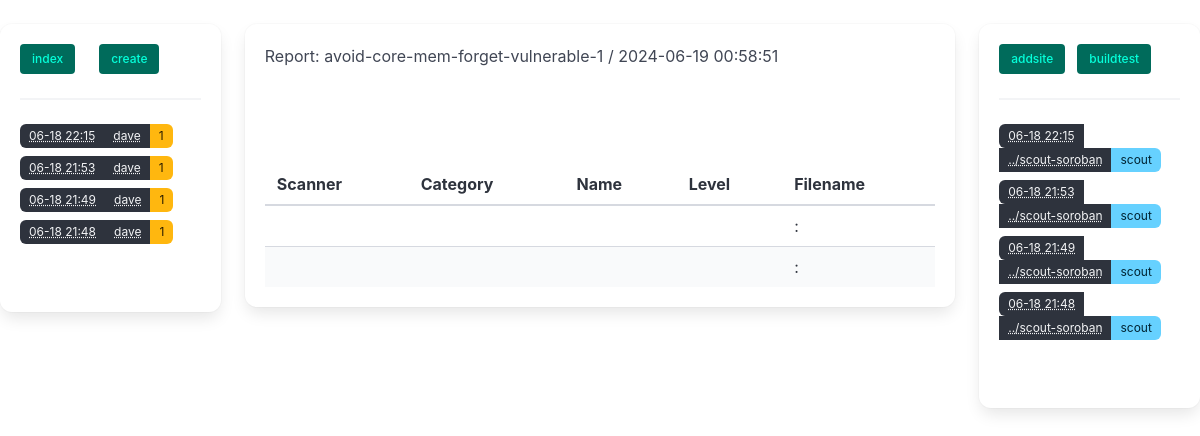
The page /report/1 on the database its author committed.
### model.py (models this page shows, shortened)
class BaseModel(Model):
    class Meta:
        database = db

class BatchExec(BaseModel):
    timestamp = DateTimeField(default=datetime.datetime.now)
    name = CharField(null=True)
    author = CharField(null=True)
    email = CharField(null=True)
    comments = TextField(null=True)

class Report(BaseModel):
    docker = ForeignKeyField(ScannerExec, backref='reports')
    is_raw = BooleanField(default=True)
    content = TextField(null=False)
    @property
    def data(self):
        return json.loads(self.content)
    @property
    def findings(self):
        return self.data['findings']

class ScannerExec(BaseModel):
    batch = ForeignKeyField(BatchExec, null=True,  backref='scans')
    timestamp = DateTimeField(default=datetime.datetime.now)
    repo = CharField(unique=False)
    commit = CharField(unique=False)
    rev_hash = CharField(unique=False, null=True)
    path = CharField(unique=False)
    scanner = CharField(unique=False, default="Scout")
    scanner_version = CharField(unique=False, null=True)
    errors = TextField(null=True)
    def as_dict(self):
        return {
            "id": self.id,
            'timestamp': self.timestamp,
            'repo':self.repo,
            'commit': self.commit,
            'path': self.path,
            'scanner': self.scanner,
            'errors': self.errors,}

### app.py (the view)
@app.route('/report/<id>')
def report(id: int):  # put application's code here
    report = Report().get_by_id(id)
    return render('report.html', report=report)

### helperfuncs.py (called while the page is built)
def short_date(d):
    return str(d).split('.')[0].split('-', 1)[1].rsplit(':', 1)[0]

def render(template, **kwargs):
    class Funcs: pass
    funcs = Funcs()
    new = {'scans': get_scans(),
           'batchs': get_batchs(),
           'None': None,
           'short_repo':lambda x: '../'+x.rsplit('/', 1)[1].replace('.git', ''),
           }
    for k, v in new.items():
        setattr(funcs, k, v)
    for f in [list, len, url_for, repr, type, json, enumwid, short_date, mkrand, lines]:
        new[f.__name__] = f
        setattr(funcs, f.__name__, f)
    new['funcs'] = funcs
    new.update(kwargs)
    return render_template(template, **new)

### model.py (called while the page is built)
def get_scans():
    return [x.as_dict() for x in ScannerExec.select()
                .where(ScannerExec.batch != None)
                .order_by(ScannerExec.timestamp.desc())]

def get_batchs():
    return [x for x in
            BatchExec.select().order_by(BatchExec.timestamp.desc())]

### templates/report.html (shortened to what this page needs)
{% extends "base.html" %}
{% import 'tags.html' as tags %}
{% block content %}
  {{ tags.generic_report(report) }}
{% endblock %}

### templates/tags.html (shortened to what this page needs)
{% macro generic_report(report) -%}
{% if report==None %}
No - report
{% else %}
    <h1>Report: {{ report.data['name'] }} / {{ report.data['date'] }} </h1>
    {{ report.data['issuer'] }} <br/>
    {{ report.data['scanners'] }}<br/>
    {{ report.data['composite'] }}<br/>
    <br/>
    <table class="table is-striped is-hoverable is-fullwidth">
      <thead>
        <tr>
          <th>Scanner</th>
          <th>Category</th>
          <th>Name</th>
          <th>Level</th>
          <th>Filename</th>
        </tr>
      </thead>
      <tbody>
    {% for finding in report.findings %}
        <tr>
          <th>{{finding.scanner}}</th>
          <td>{{finding.category}}</td>
          <td>{{finding.name}}</td>
          <td>{{finding.level}}</td>
          <td>{{finding.filename}}:{{finding.lineno}}</td>
        </tr>
    {% endfor %}
      </tbody>
    </table>
{% endif %}
{%- endmacro %}

### templates/leftcol.html
<div class="buttons">
    {% for link_button in ['index', 'create'] %}
    <a class="button is-small is-responsive is-primary is-dark" href="{{ url_for(link_button) }}">
        {{link_button}}
    </a>
    <br/>
    {% endfor %}
</div>
<hr/>
<div class="tags">
    {% for batch in batchs %}
    <div class="control">
        <a class="tags has-addons is-hoverable" href="{{ url_for('batch', id=batch.id) }}">
        <span class="tag is-dark"><abbr
                title="{{ batch.timestamp }}">{{ short_date(batch.timestamp) }}</abbr> </span>
        <span class="tag is-dark"><abbr title="{{ batch.name }}">{{ batch.name }}</abbr></span>
        <span class="tag is-warning is-dark">{{ len(batch.scans) }}</span>
        </a>
    </div>
    {% endfor %}
</div>
<br/>

### templates/rightcol.html
<div class="buttons">
    {% for link_button in ['addsite', 'buildtest'] %}
    <a class="button is-small is-responsive is-primary is-dark" href="{{ url_for(link_button) }}">
        {{link_button}}
    </a>
    {% endfor %}
</div>
<hr/>
<div class="tags">
    {% for scan in scans %}
    <div class="control">
        <a class="tags has-addons is-hoverable" href="{{ url_for('scan_exec', id=scan['id']) }}">
        <span class="tag is-dark"><abbr
                title="{{ scan['timestamp'] }}">{{ short_date(scan['timestamp']) }}</abbr> </span>
        <span class="tag is-dark"><abbr title="{{ scan['repo']}}">{{ short_repo(scan['repo']) }}</abbr></span>
        <span class="tag is-info">{{ scan['scanner'] }}</span>
        </a>
    </div>
    {% endfor %}
</div>
<br/>

### rows shown on the page
BatchExec: timestamp "06-18 22:15", name "dave", scans "1"
BatchExec: timestamp "06-18 21:53", name "dave", scans "1"
BatchExec: timestamp "06-18 21:49", name "dave", scans "1"
BatchExec: timestamp "06-18 21:48", name "dave", id "1"
Report: data.name "avoid-core-mem-forget-vulnerable-1", data "2024-06-19 00:58:51"
ScannerExec: timestamp "06-18 22:15", repo "../scout-soroban", scanner "scout"
ScannerExec: timestamp "06-18 21:53", repo "../scout-soroban", scanner "scout"
ScannerExec: timestamp "06-18 21:49", repo "../scout-soroban", scanner "scout"
ScannerExec: timestamp "06-18 21:48", repo "../scout-soroban", scanner "scout"

### other values the page prints
{{ link_button }} "index" "create"
{{ link_button }} "addsite" "buildtest"
